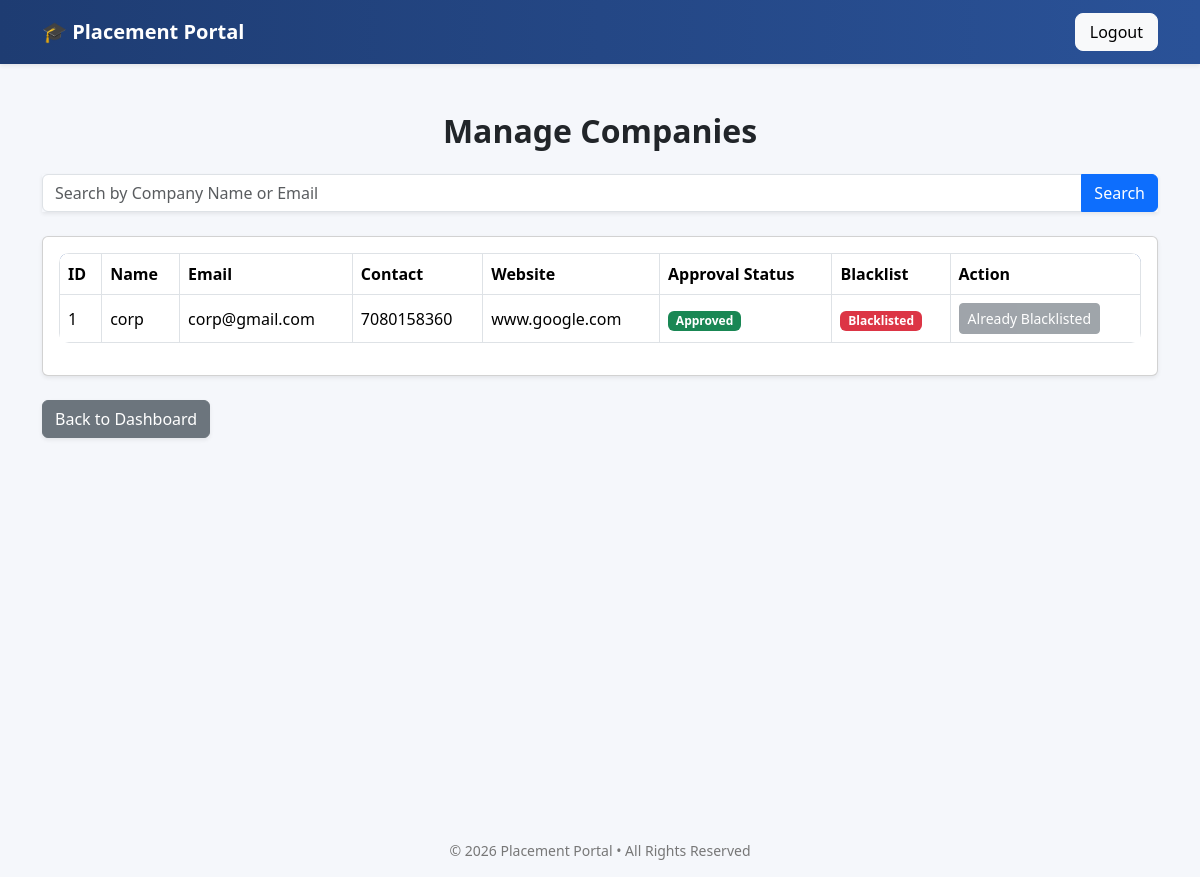
/admin/manage_companies (signed in), run on an earlier commit of the app's database.
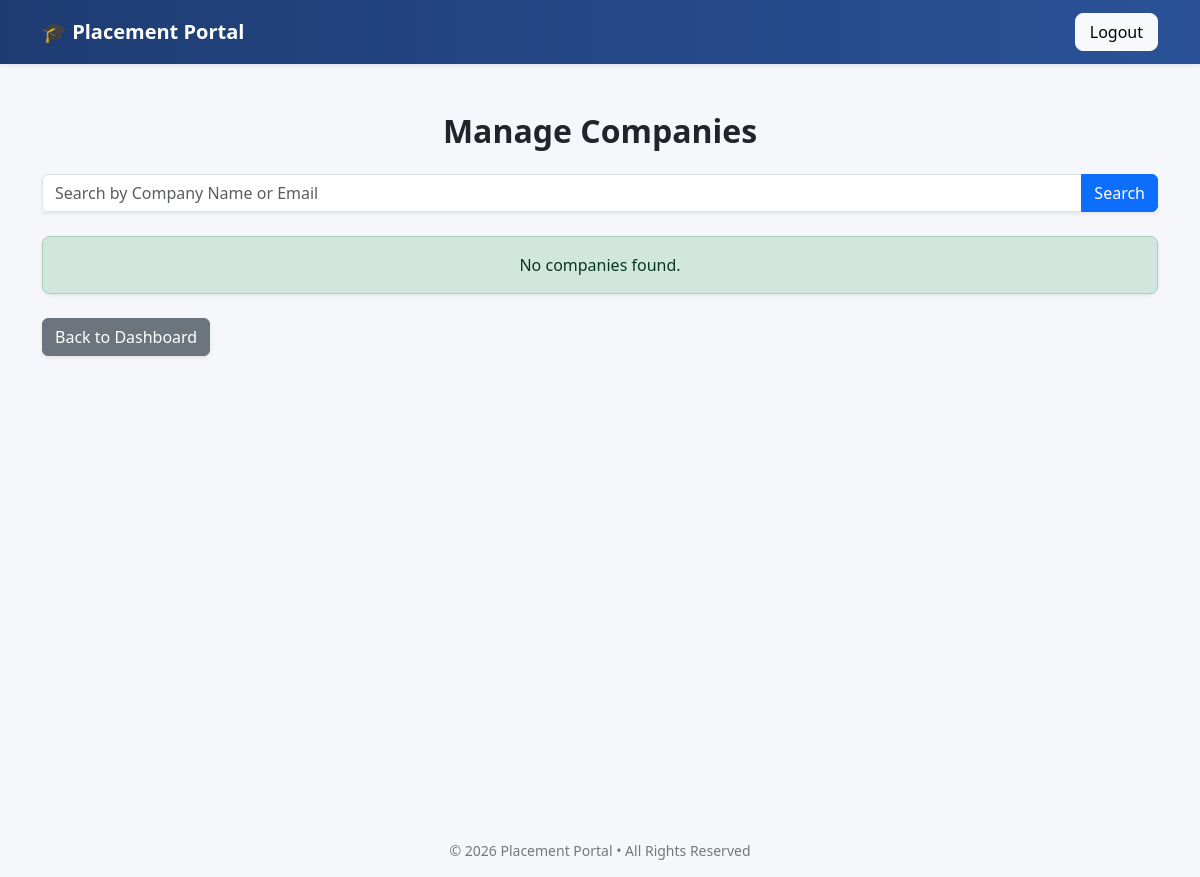
And on a later commit of the database.
### tables this page shows
CREATE TABLE companies(
        id INTEGER PRIMARY KEY AUTOINCREMENT,
        company_name TEXT NOT NULL,
        email TEXT UNIQUE NOT NULL,
        hashed_password TEXT NOT NULL,
        hr_contact TEXT NOT NULL,
        website TEXT,
        approval_status TEXT CHECK(approval_status IN ('Pending','Approved','Rejected')) DEFAULT 'Pending' NOT NULL,
        is_blacklisted INTEGER DEFAULT 0 NOT NULL,
        created_at TIMESTAMP DEFAULT CURRENT_TIMESTAMP
    );

### app.py (the view)
@app.route("/admin/manage_companies") # Admin company manage page
@login_required
def manage_companies():
    if current_user.role != "admin":
        flash("Unauthorized access")
        return redirect(url_for("login"))
    search_query=request.args.get("search")
    con=sqlite3.connect("placement.db")
    cur=con.cursor()
    if search_query:
        cur.execute("""
            SELECT * FROM companies
            WHERE company_name LIKE ?
            OR email LIKE ?
        """, (f"%{search_query}%", f"%{search_query}%"))
    else:
        cur.execute("SELECT * FROM companies")
    companies=cur.fetchall()
    con.close()
    return render_template("manage_companies.html",companies=companies)

### app.py (called while the page is built)
@login_manager.user_loader # Company user loader page
def load_user(user_id):
    try:
        role, actual_id = user_id.split("-")
        return User(int(actual_id), role)
    except (ValueError, AttributeError):
        return None

### templates/manage_companies.html (shortened to what this page needs)
{% extends "base.html" %}
{% block content %}
<div class="container mt-5">
    <h2 class="mb-4 text-center">Manage Companies</h2>
    <form method="GET" action="{{ url_for('manage_companies') }}" class="mb-4">
        <div class="input-group shadow-sm">
            <input type="text" name="search" class="form-control"
                   placeholder="Search by Company Name or Email">
            <button class="btn btn-primary" type="submit">
                Search
            </button>
        </div>
    </form>
    {% if companies %}
        <div class="card shadow-sm">
            <div class="card-body">
                <div class="table-responsive">
                    <table class="table table-bordered align-middle">
                        <thead>
                            <tr>
                                <th>ID</th>
                                <th>Name</th>
                                <th>Email</th>
                                <th>Contact</th>
                                <th>Website</th>
                                <th>Approval Status</th>
                                <th>Blacklist</th>
                                <th>Action</th>
                            </tr>
                        </thead>
                        <tbody>
                            {% for company in companies %}
                            <tr>
                                <td>{{ company[0] }}</td>
                                <td>{{ company[1] }}</td>
                                <td>{{ company[2] }}</td>
                                <td>{{ company[4] }}</td>
                                <td>{{ company[5] or "N/A" }}</td>
                                <td>
                                    {% if company[6] == "Approved" %}
                                        <span class="badge bg-success">Approved</span>
                                    {% elif company[6] == "Pending" %}
                                        <span class="badge bg-warning text-dark">Pending</span>
                                    {% else %}
                                        <span class="badge bg-danger">Rejected</span>
                                    {% endif %}
                                </td>
                                <td>
                                    {% if company[7] == 1 %}
                                        <span class="badge bg-danger">Blacklisted</span>
                                    {% else %}
                                        <span class="badge bg-success">Active</span>
                                    {% endif %}
                                </td>
                                <td>
                                    {% if company[7] == 0 %}
                                        <form action="{{ url_for('blacklist_company', id=company[0]) }}" method="POST">
                                            <button class="btn btn-danger btn-sm">
                                                Blacklist
                                            </button>
                                        </form>
                                    {% else %}
                                        <button class="btn btn-secondary btn-sm" disabled>
                                            Already Blacklisted
                                        </button>
                                    {% endif %}
                                </td>
                            </tr>
                            {% endfor %}
                        </tbody>
                    </table>
                </div>
            </div>
        </div>
    {% else %}
        <div class="alert alert-success text-center shadow-sm">
            No companies found.
        </div>
    {% endif %}
    <div class="mt-4">
        <a href="{{ url_for('admin_dashboard') }}" class="btn btn-secondary shadow-sm">
            Back to Dashboard
        </a>
    </div>
</div>
{% endblock %}

What changed in the data, as far as the page shows it:
removed companies: id "1", company_name "corp", email "corp@gmail.com", hr_contact "7080158360", website "www.google.com", approval_status "Approved", is_blacklisted "Blacklisted"
Also different on the page:
text no longer shown: "ID Name Email Contact Website Approval Status Blacklist Action"
text now shown: "No companies found."
